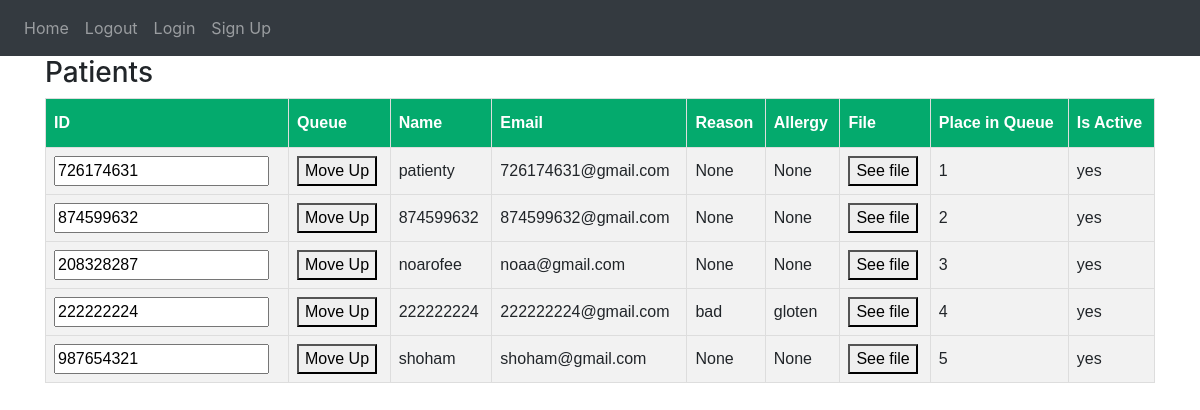
Before: /patients with the older database file.
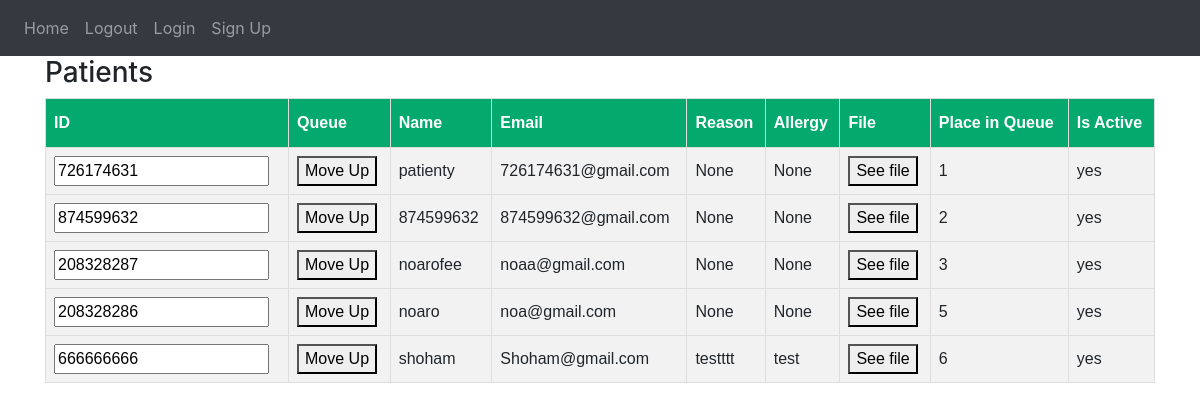
After: the same page with the newer database file.
### website/models.py (models this page shows)
class User(db.Model):
    ID = db.Column(db.Integer, primary_key=True)
    email = db.Column(db.String(150), unique=True)
    password = db.Column(db.String(150))
    Name = db.Column(db.String(150))
    role = db.Column(db.String(150))
    is_active_patient = db.Column(db.Integer)
    allergy = db.Column(db.String(150))
    n_action = db.Column(db.String(30))
    answer = db.Column(db.String(30))
    reason = db.Column(db.String(200))
    place_in_queue = db.Column(db.Integer)
    s_action = db.Column(db.String(20))
    is_approved = db.Column(db.Integer)
    message = db.Column(db.String(200))

### website/views.py (the view, shortened to what this page needs)
@views.route('/patients', methods=['GET', 'POST'])
def patients():
    print("In views.route(patients)")
    return render_template("patients.html",
          patients=db.session.query(User)
                           .filter(User.role == 'patient')
                           .filter(User.is_approved == 1)
                           .filter(User.place_in_queue > 0)
                           .order_by(db.asc(User.place_in_queue)))

### website/templates/patients.html (shortened to what this page needs)
<!DOCTYPE html>
{% extends "base.html" %} {% block title %} Home {% endblock %}
{% block content %}
<html lang="en">
<head>
</head>
<body>
  <h3>Patients</h3>
    <table>
        <thead>
            <tr>
                <th>ID</th>
                <th>Queue</th>
                <th>Name</th>
                <th>Email</th>
                <th>Reason</th>
                <th>Allergy</th>
                <th>File</th>
                <th>Place in Queue</th>
                <th>Is Active</th>
            </tr>
        </thead>
        <tbody>
            {% for patient in patients %}
                <form method="post">
                    <tr>
                        <td><input name="patient_id" value="{{ patient.ID }}" readonly/></td>
                        <td><button type="submit" name="move_up">Move Up</button></td>
                        <td>{{ patient.Name }}</td>
                        <td>{{ patient.email }}</td>
                        <td>{{ patient.reason }}</td>
                        <td>{{ patient.allergy }}</td>
                        <td><button type="submit" name="read_file">See file</button></td>
                        <td>{{ patient.place_in_queue }}</td>
                        <td>{{ "yes" if patient.is_active_patient==1 else "No" }}</td>
                    </tr>
                </form>
            {% endfor %}
        </tbody>
    </table>
</body>
</html>
{% endblock %}

### website/templates/base.html (shortened to what this page needs)
<!DOCTYPE html>
<html>
   <head>
       <link
           rel="stylesheet"
           href="https://stackpath.bootstrapcdn.com/bootstrap/4.4.1/css/bootstrap.min.css"
       />
    <link
      rel="stylesheet"
      href="https://stackpath.bootstrapcdn.com/font-awesome/4.7.0/css/font-awesome.min.css"
    />
   </head>
   <body>
      <nav class="navbar navbar-expand-lg navbar-dark bg-dark">
          <div class="collapse navbar-collapse" id="navbar">
              <div class="navbar-nav">
                  <a class="nav-item nav-link" id="home" href="/">Home</a>
                  <a class="nav-item nav-link" id="Logout" href="/Logout">Logout</a>
                  <a class="nav-item nav-link" id="Login" href="/Login">Login</a>
                  <a class="nav-item nav-link" id="Sign_up" href="/Sign_up">Sign Up</a>
              </div>
          </div>
      </nav>
      <div class = "container">{% block content%} {% endblock %} </div>
   </body>
</html>

### website/templates/base.html (style rules this page uses)
table { font-family: Arial, Helvetica, sans-serif; border-collapse: collapse; width: 100%; }
table td, table th { border: 1px solid #ddd; padding: 8px; }
table tr:nth-child(even) { background-color: #f2f2f2; }
table th { padding-top: 12px; padding-bottom: 12px; text-align: left; background-color: #04AA6D; color: white; }

### website/templates/patients.html (style rules this page uses)
table { font-family: Arial, Helvetica, sans-serif; border-collapse: collapse; width: 100%; }
table td, table th { border: 1px solid #ddd; padding: 8px; }
table tr:nth-child(even) { background-color: #f2f2f2; }
table th { padding-top: 12px; padding-bottom: 12px; text-align: left; background-color: #04AA6D; color: white; }

Changed rows visible on the page:
no longer on this page (row edited): User: patient_id "222222224", Name "222222224", email "222222224@gmail.com", reason "bad", allergy "gloten", place_in_queue "4", is_active_patient "yes"
removed User: patient_id "987654321", Name "shoham", email "shoham@gmail.com", reason "None", allergy "None", place_in_queue "5", is_active_patient "yes"
now on this page (row edited): User: patient_id "208328286", Name "noaro", email "noa@gmail.com", reason "None", allergy "None", place_in_queue "5", is_active_patient "yes"
now on this page (row edited): User: patient_id "666666666", Name "shoham", email "Shoham@gmail.com", reason "testttt", allergy "test", place_in_queue "6", is_active_patient "yes"
